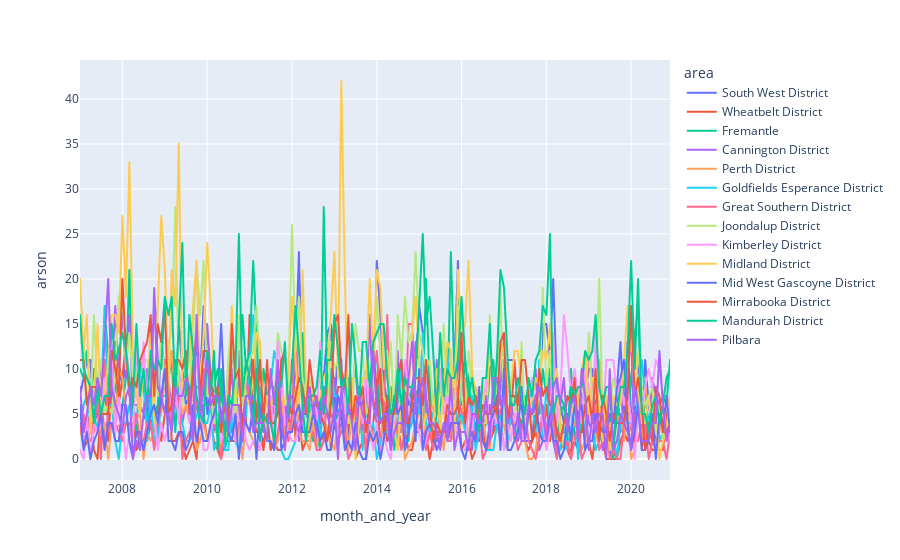

The notebook cell this image was saved under:
### Markdown cell above
🤓 Let's plot all the data for arson to identify a high arson area to analyse and forecast.

### Code cell
px.line(df, x='month_and_year', y ='arson', color='area')

### Figure 1 — Plotly figure (JSON) as saved in the notebook; plotly's stock layout.template omitted (floating-point values rounded to 4 significant figures; data arrays with more than 128 entries replaced by an {"elided": "..."} marker saying what was removed)
{"data": [{"hovertemplate": "area=South West District<br>month_and_year=%{x}<br>arson=%{y}<extra></extra>", "legendgroup": "South West District", "line": {"color": "#636efa", "dash": "solid"}, "mode": "lines", "name": "South West District", "showlegend": true, "type": "scattergl", "x": {"elided": "168 str values"}, "xaxis": "x", "y": {"elided": "168 int values"}, "yaxis": "y"}, {"hovertemplate": "area=Wheatbelt District<br>month_and_year=%{x}<br>arson=%{y}<extra></extra>", "legendgroup": "Wheatbelt District", "line": {"color": "#EF553B", "dash": "solid"}, "mode": "lines", "name": "Wheatbelt District", "showlegend": true, "type": "scattergl", "x": {"elided": "168 str values"}, "xaxis": "x", "y": {"elided": "168 int values"}, "yaxis": "y"}, {"hovertemplate": "area=Fremantle<br>month_and_year=%{x}<br>arson=%{y}<extra></extra>", "legendgroup": "Fremantle", "line": {"color": "#00cc96", "dash": "solid"}, "mode": "lines", "name": "Fremantle", "showlegend": true, "type": "scattergl", "x": {"elided": "168 str values"}, "xaxis": "x", "y": {"elided": "168 int values"}, "yaxis": "y"}, {"hovertemplate": "area=Cannington District<br>month_and_year=%{x}<br>arson=%{y}<extra></extra>", "legendgroup": "Cannington District", "line": {"color": "#ab63fa", "dash": "solid"}, "mode": "lines", "name": "Cannington District", "showlegend": true, "type": "scattergl", "x": {"elided": "168 str values"}, "xaxis": "x", "y": {"elided": "168 int values"}, "yaxis": "y"}, {"hovertemplate": "area=Perth District<br>month_and_year=%{x}<br>arson=%{y}<extra></extra>", "legendgroup": "Perth District", "line": {"color": "#FFA15A", "dash": "solid"}, "mode": "lines", "name": "Perth District", "showlegend": true, "type": "scattergl", "x": {"elided": "168 str values"}, "xaxis": "x", "y": {"elided": "168 int values"}, "yaxis": "y"}, {"hovertemplate": "area=Goldfields Esperance District<br>month_and_year=%{x}<br>arson=%{y}<extra></extra>", "legendgroup": "Goldfields Esperance District", "line": {"color": "#19d3f3", "dash": "solid"}, "mode": "lines", "name": "Goldfields Esperance District", "showlegend": true, "type": "scattergl", "x": {"elided": "168 str values"}, "xaxis": "x", "y": {"elided": "168 int values"}, "yaxis": "y"}, {"hovertemplate": "area=Great Southern District<br>month_and_year=%{x}<br>arson=%{y}<extra></extra>", "legendgroup": "Great Southern District", "line": {"color": "#FF6692", "dash": "solid"}, "mode": "lines", "name": "Great Southern District", "showlegend": true, "type": "scattergl", "x": {"elided": "168 str values"}, "xaxis": "x", "y": {"elided": "168 int values"}, "yaxis": "y"}, {"hovertemplate": "area=Joondalup District<br>month_and_year=%{x}<br>arson=%{y}<extra></extra>", "legendgroup": "Joondalup District", "line": {"color": "#B6E880", "dash": "solid"}, "mode": "lines", "name": "Joondalup District", "showlegend": true, "type": "scattergl", "x": {"elided": "168 str values"}, "xaxis": "x", "y": {"elided": "168 int values"}, "yaxis": "y"}, {"hovertemplate": "area=Kimberley District<br>month_and_year=%{x}<br>arson=%{y}<extra></extra>", "legendgroup": "Kimberley District", "line": {"color": "#FF97FF", "dash": "solid"}, "mode": "lines", "name": "Kimberley District", "showlegend": true, "type": "scattergl", "x": {"elided": "168 str values"}, "xaxis": "x", "y": {"elided": "168 int values"}, "yaxis": "y"}, {"hovertemplate": "area=Midland District<br>month_and_year=%{x}<br>arson=%{y}<extra></extra>", "legendgroup": "Midland District", "line": {"color": "#FECB52", "dash": "solid"}, "mode": "lines", "name": "Midland District", "showlegend": true, "type": "scattergl", "x": {"elided": "168 str values"}, "xaxis": "x", "y": {"elided": "168 int values"}, "yaxis": "y"}, {"hovertemplate": "area=Mid West Gascoyne District<br>month_and_year=%{x}<br>arson=%{y}<extra></extra>", "legendgroup": "Mid West Gascoyne District", "line": {"color": "#636efa", "dash": "solid"}, "mode": "lines", "name": "Mid West Gascoyne District", "showlegend": true, "type": "scattergl", "x": {"elided": "168 str values"}, "xaxis": "x", "y": {"elided": "168 int values"}, "yaxis": "y"}, {"hovertemplate": "area=Mirrabooka District<br>month_and_year=%{x}<br>arson=%{y}<extra></extra>", "legendgroup": "Mirrabooka District", "line": {"color": "#EF553B", "dash": "solid"}, "mode": "lines", "name": "Mirrabooka District", "showlegend": true, "type": "scattergl", "x": {"elided": "168 str values"}, "xaxis": "x", "y": {"elided": "168 int values"}, "yaxis": "y"}, {"hovertemplate": "area=Mandurah District<br>month_and_year=%{x}<br>arson=%{y}<extra></extra>", "legendgroup": "Mandurah District", "line": {"color": "#00cc96", "dash": "solid"}, "mode": "lines", "name": "Mandurah District", "showlegend": true, "type": "scattergl", "x": {"elided": "168 str values"}, "xaxis": "x", "y": {"elided": "168 int values"}, "yaxis": "y"}, {"hovertemplate": "area=Pilbara<br>month_and_year=%{x}<br>arson=%{y}<extra></extra>", "legendgroup": "Pilbara", "line": {"color": "#ab63fa", "dash": "solid"}, "mode": "lines", "name": "Pilbara", "showlegend": true, "type": "scattergl", "x": {"elided": "168 str values"}, "xaxis": "x", "y": {"elided": "168 int values"}, "yaxis": "y"}], "layout": {"legend": {"title": {"text": "area"}, "tracegroupgap": 0}, "margin": {"t": 60}, "xaxis": {"anchor": "y", "domain": [0, 1], "title": {"text": "month_and_year"}}, "yaxis": {"anchor": "x", "domain": [0, 1], "title": {"text": "arson"}}}}
